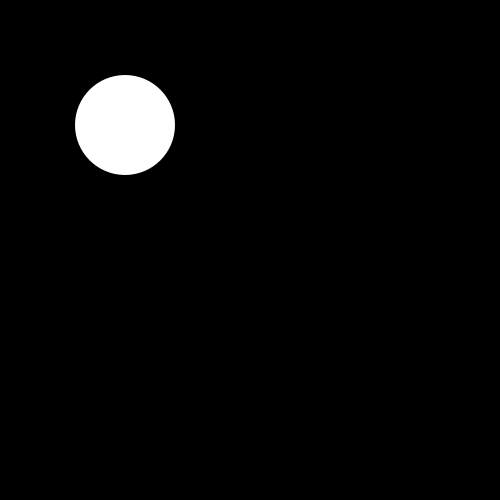
Frame 1 (no input)
Frame 60 (the mouse pressed at the canvas centre just before this capture): identical to frame 1, image omitted
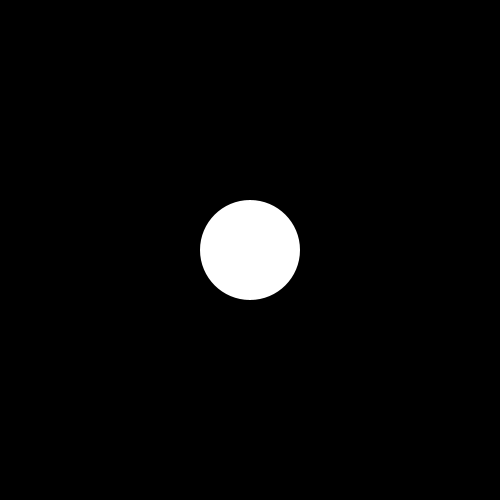
Frame 120 (the mouse held since frame 60 and released just before this capture)

The Processing sketch that drew these frames (run headless with seeded random() and noise(); from frame 60 on, the mouse is pressed at the canvas centre):

// Processing sketch: task4
// ── task4.pde
// Add your code for this task below
void setup() {
size(500, 500);
noStroke();
}

void draw() {
background(0);
fill(255);

// Constrain mouseX and mouseY to a range between 25% and 75% of the window width and height
float constrainedX = constrain(mouseX, width * 0.25, width * 0.75);
float constrainedY = constrain(mouseY, height * 0.25, height * 0.75);

// Draw a circle at the constrained X and Y positions
ellipse(constrainedX, constrainedY, 100, 100);
}
